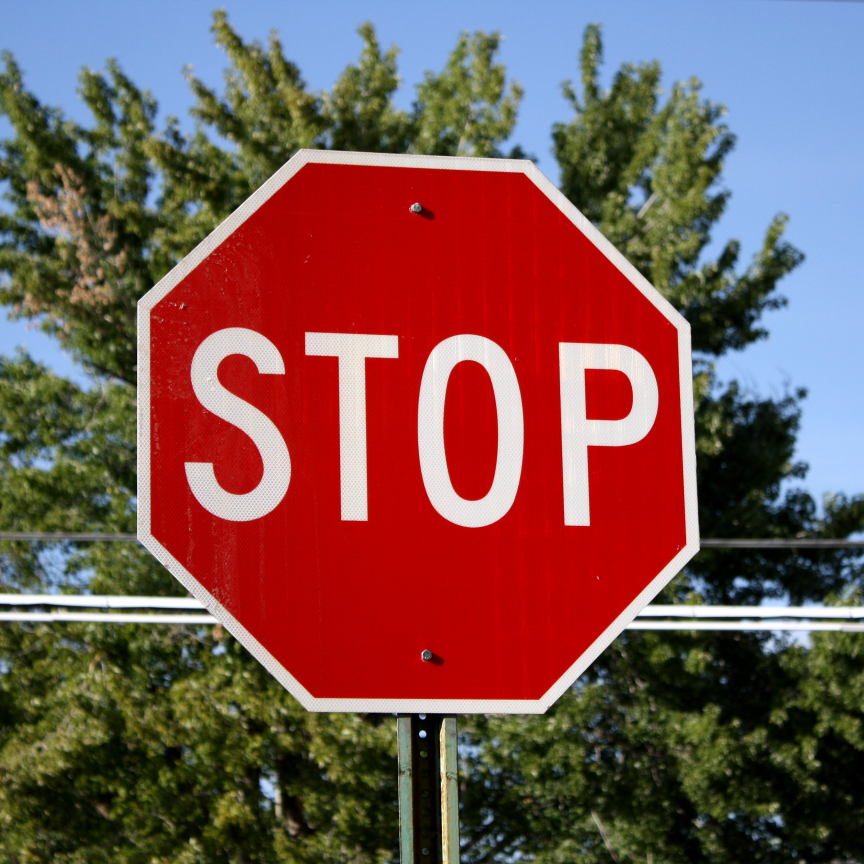
#> input picture stop.jpg, 2592 x 2592 px (shown at 1/3 size)
$ jupyter execute 'MSER and FUZZY-MSER.ipynb'
#> lines starting #> are read from the running program, lines starting #| are printed output that depends on the picture; after the words box and inside, x2 and y2 are one past the last pixel; in counts of white or black regions, pixels touching at a corner belong together
[cell 1]
import cv2
import numpy as np
import pandas as pd
import matplotlib.pyplot as plt

[cell 2]
#Normal MSER output

# Read image
img = cv2.imread('stop.jpg')
#> img is the input picture: shape (2592, 2592, 3); mean B, G, R 79.2, 83.6, 121.1
#converting it into gray code
gray = cv2.cvtColor(img, cv2.COLOR_BGR2GRAY)
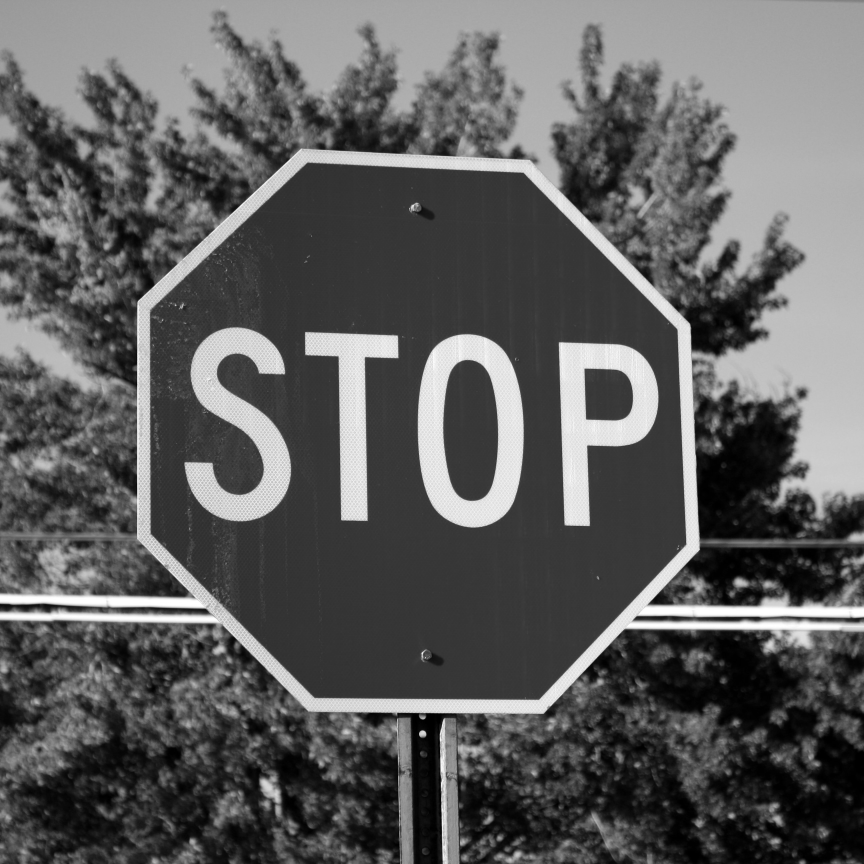
#> gray: shape (2592, 2592) (shown at 1/3 size); min 0, max 255, mean 94.3

#resizing the image
img = cv2.resize(img, (0, 0), fx = 0.1, fy = 0.1)
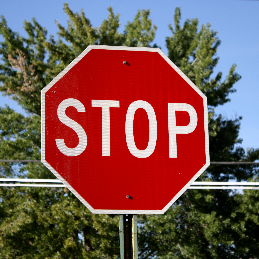
#> img: shape (259, 259, 3); mean B, G, R 79.3, 83.7, 121.3


mser = cv2.MSER_create()

#converting the image to gray color code
gray = cv2.cvtColor(img, cv2.COLOR_BGR2GRAY)
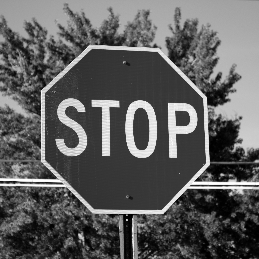
#> gray: shape (259, 259); min 0, max 255, mean 94.4
#fitting the mser algorithm on the gray image
regions, boxes = mser.detectRegions(gray)
#> regions = 348 items; boxes = 348 rows, first 6: [8, 35, 24, 31], [8, 34, 24, 32], [5, 30, 29, 37], [32, 63, 18, 27], [32, 63, 18, 27], [36, 44, 9, 17]

#extracting the compnents from the mser algorithm
for box in boxes:
    x, y, w, h = box
    cv2.rectangle(img, (x,y),(x+w, y+h), (255, 0, 0), 2)
#> this loop made 348 passes
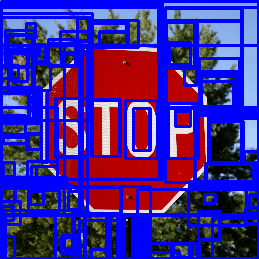
#> img: shape (259, 259, 3); mean B, G, R 153.2, 39.8, 65.9

plt.imshow(img,'brg')
plt.show()

[cell 3]
#histogram of the gray values of the image
histr = cv2.calcHist([gray],[0],None,[256],[0,256])
#> histr = 256 values, max 3404 at index 55, min 14 at index 250, mean 262
plt.plot(histr)
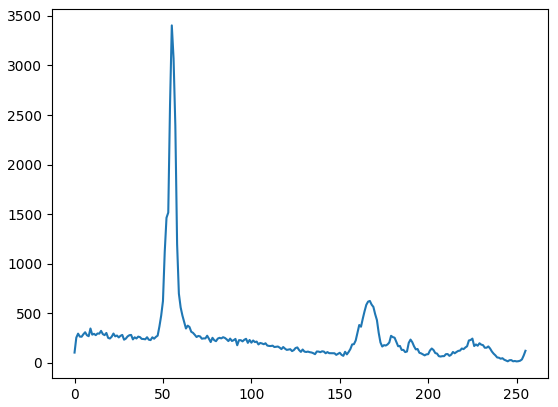
#> figure drawn by matplotlib, 1 panel; curve peaks at x = 55, y = 3404

[cell 4]
#Calculating the the threshold value using the Histogram fuzzy logic approximation

#two peaks in the histogram a and b are the values and the x and y the pixel values at which a and b value occur
flag = 0
a= max(histr)
#> a = [3404]
b = -1

for index,i in enumerate(histr):
    if(i==a):
        x1=index
#> this loop made 256 passes
#> (i, x1) on pass 56: ([3404], 55)
#> i on passes 1 to 6: [103], [254], [294], [264], [263], [288]

for i in range(len(histr)-1):
    if(histr[i] != a):
        if(histr[i] > histr[i+1] and histr[i-1] < histr[i]):
            if(max(b,histr[i]) > b):
                x2 = i
            b = max(b,histr[i])
#> this loop made 255 passes
#> b on passes 3, 7, 10, 12, 14, 16, 19, 23, 25, 28, 33, 35: [294], [308], [346], [346], [346], [346], [346], [346], [346], [346], [346], [346]

a = int(a)
#> a = 3404
b = int (b)
#> b = 624

#intersection point of both the lines is the threshold value
x  = (a*x2 + b*x1) / (a+b)
#> x = 149.6
y = b/(x2-x1)  * (x - x1)
#> y = 527.3

#point of dividing is to make sure that the value remains below 100
if(x > 100):
    threshold_value = int(x/2)
#> threshold_value = 74
else:
    threshold_value = int(x)

img = cv2.imread('stop.jpg')
#converting it into gray code
gray = cv2.cvtColor(img, cv2.COLOR_BGR2GRAY)

#resizing the image
img = cv2.resize(img, (0, 0), fx = 0.1, fy = 0.1)


mser = cv2.MSER_create(delta = threshold_value )

#converting the image to gray color code
gray = cv2.cvtColor(img, cv2.COLOR_BGR2GRAY)
#fitting the mser algorithm on the gray image
regions, boxes = mser.detectRegions(gray)
#> boxes = [[175, 111, 15, 15], [168, 103, 30, 55], [125, 100, 32, 58], [92, 100, 28, 56]]

#extracting the compnents from the mser algorithm
for box in boxes:
    x, y, w, h = box
    cv2.rectangle(img, (x,y),(x+w, y+h), (255, 0, 0), 2)
#> this loop made 4 passes
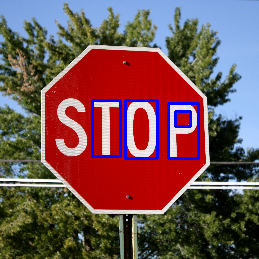
#> img: shape (259, 259, 3); 2.56% of pixels changed, all inside (x1, y1, x2, y2) = (91, 99, 200, 160)

plt.imshow(img,'brg')
plt.show()
